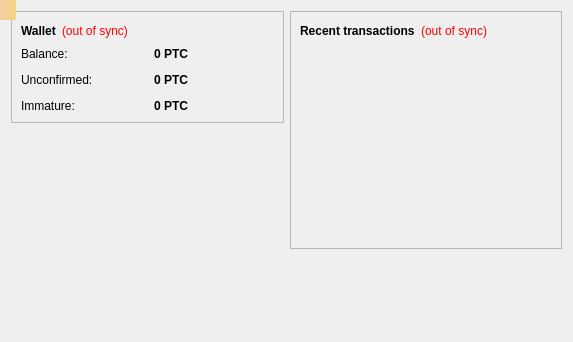
<?xml version="1.0" encoding="UTF-8"?>
<ui version="4.0">
 <class>OverviewPage</class>
 <widget class="QWidget" name="OverviewPage">
  <property name="geometry">
   <rect>
    <x>0</x>
    <y>0</y>
    <width>573</width>
    <height>342</height>
   </rect>
  </property>
  <property name="windowTitle">
   <string>Form</string>
  </property>
  <layout class="QGridLayout" name="gridLayout_2">
   <item row="0" column="0">
    <layout class="QHBoxLayout" name="horizontalLayout" stretch="1,1">
     <item>
      <layout class="QVBoxLayout" name="verticalLayout_2">
       <item>
        <widget class="QFrame" name="frame">
         <property name="frameShape">
          <enum>QFrame::StyledPanel</enum>
         </property>
         <property name="frameShadow">
          <enum>QFrame::Raised</enum>
         </property>
         <layout class="QVBoxLayout" name="verticalLayout_4">
          <item>
           <layout class="QHBoxLayout" name="horizontalLayout_4">
            <item>
             <widget class="QLabel" name="label_5">
              <property name="font">
               <font>
                <weight>75</weight>
                <bold>true</bold>
               </font>
              </property>
              <property name="text">
               <string>Wallet</string>
              </property>
             </widget>
            </item>
            <item>
             <widget class="QLabel" name="labelWalletStatus">
              <property name="toolTip">
               <string>&lt;html&gt;&lt;head/&gt;&lt;body&gt;&lt;p&gt;The displayed information may be out of date. Your wallet automatically synchronizes with the Putaocoin network after a connection is established, but this process has not completed yet.&lt;/p&gt;&lt;/body&gt;&lt;/html&gt;</string>
              </property>
              <property name="styleSheet">
               <string notr="true">QLabel { color: red; }</string>
              </property>
              <property name="text">
               <string notr="true">(out of sync)</string>
              </property>
              <property name="alignment">
               <set>Qt::AlignLeading|Qt::AlignLeft|Qt::AlignVCenter</set>
              </property>
             </widget>
            </item>
            <item>
             <spacer name="horizontalSpacer_2">
              <property name="orientation">
               <enum>Qt::Horizontal</enum>
              </property>
              <property name="sizeHint" stdset="0">
               <size>
                <width>40</width>
                <height>20</height>
               </size>
              </property>
             </spacer>
            </item>
           </layout>
          </item>
          <item>
           <layout class="QGridLayout" name="gridLayout">
            <property name="spacing">
             <number>12</number>
            </property>
            <item row="0" column="0">
             <widget class="QLabel" name="label">
              <property name="text">
               <string>Balance:</string>
              </property>
             </widget>
            </item>
            <item row="0" column="1">
             <widget class="QLabel" name="labelBalance">
              <property name="font">
               <font>
                <weight>75</weight>
                <bold>true</bold>
               </font>
              </property>
              <property name="cursor">
               <cursorShape>IBeamCursor</cursorShape>
              </property>
              <property name="toolTip">
               <string>Your current balance</string>
              </property>
              <property name="layoutDirection">
               <enum>Qt::LeftToRight</enum>
              </property>
              <property name="text">
               <string notr="true">0 PTC</string>
              </property>
              <property name="alignment">
               <set>Qt::AlignLeading|Qt::AlignLeft|Qt::AlignVCenter</set>
              </property>
              <property name="textInteractionFlags">
               <set>Qt::LinksAccessibleByMouse|Qt::TextSelectableByKeyboard|Qt::TextSelectableByMouse</set>
              </property>
             </widget>
            </item>
            <item row="1" column="0">
             <widget class="QLabel" name="label_3">
              <property name="text">
               <string>Unconfirmed:</string>
              </property>
             </widget>
            </item>
            <item row="1" column="1">
             <widget class="QLabel" name="labelUnconfirmed">
              <property name="font">
               <font>
                <weight>75</weight>
                <bold>true</bold>
               </font>
              </property>
              <property name="cursor">
               <cursorShape>IBeamCursor</cursorShape>
              </property>
              <property name="toolTip">
               <string>Total of transactions that have yet to be confirmed, and do not yet count toward the current balance</string>
              </property>
              <property name="layoutDirection">
               <enum>Qt::LeftToRight</enum>
              </property>
              <property name="text">
               <string notr="true">0 PTC</string>
              </property>
              <property name="alignment">
               <set>Qt::AlignLeading|Qt::AlignLeft|Qt::AlignVCenter</set>
              </property>
              <property name="textInteractionFlags">
               <set>Qt::LinksAccessibleByMouse|Qt::TextSelectableByKeyboard|Qt::TextSelectableByMouse</set>
              </property>
             </widget>
            </item>
            <item row="2" column="0">
             <widget class="QLabel" name="labelImmatureText">
              <property name="text">
               <string>Immature:</string>
              </property>
             </widget>
            </item>
            <item row="2" column="1">
             <widget class="QLabel" name="labelImmature">
              <property name="font">
               <font>
                <weight>75</weight>
                <bold>true</bold>
               </font>
              </property>
              <property name="toolTip">
               <string>Mined balance that has not yet matured</string>
              </property>
              <property name="layoutDirection">
               <enum>Qt::LeftToRight</enum>
              </property>
              <property name="text">
               <string notr="true">0 PTC</string>
              </property>
              <property name="alignment">
               <set>Qt::AlignLeading|Qt::AlignLeft|Qt::AlignVCenter</set>
              </property>
              <property name="textInteractionFlags">
               <set>Qt::LinksAccessibleByMouse|Qt::TextSelectableByKeyboard|Qt::TextSelectableByMouse</set>
              </property>
             </widget>
            </item>
           </layout>
          </item>
         </layout>
        </widget>
       </item>
       <item>
        <spacer name="verticalSpacer_3">
         <property name="orientation">
          <enum>Qt::Vertical</enum>
         </property>
         <property name="sizeHint" stdset="0">
          <size>
           <width>20</width>
           <height>40</height>
          </size>
         </property>
        </spacer>
       </item>
       <item>
        <widget class="QLabel" name="label_wallet_bgcoin">
         <property name="text">
          <string/>
         </property>
         <property name="pixmap">
          <pixmap resource="../bitcoin.qrc">:/images/wallet_bgcoin</pixmap>
         </property>
         <property name="scaledContents">
          <bool>false</bool>
         </property>
         <property name="alignment">
          <set>Qt::AlignCenter</set>
         </property>
         <property name="margin">
          <number>0</number>
         </property>
        </widget>
       </item>
       <item>
        <spacer name="verticalSpacer">
         <property name="orientation">
          <enum>Qt::Vertical</enum>
         </property>
         <property name="sizeHint" stdset="0">
          <size>
           <width>20</width>
           <height>40</height>
          </size>
         </property>
        </spacer>
       </item>
      </layout>
     </item>
     <item>
      <layout class="QVBoxLayout" name="verticalLayout_3">
       <item>
        <widget class="QFrame" name="frame_2">
         <property name="frameShape">
          <enum>QFrame::StyledPanel</enum>
         </property>
         <property name="frameShadow">
          <enum>QFrame::Raised</enum>
         </property>
         <layout class="QVBoxLayout" name="verticalLayout">
          <item>
           <layout class="QHBoxLayout" name="horizontalLayout_2">
            <item>
             <widget class="QLabel" name="label_4">
              <property name="text">
               <string>&lt;b&gt;Recent transactions&lt;/b&gt;</string>
              </property>
             </widget>
            </item>
            <item>
             <widget class="QLabel" name="labelTransactionsStatus">
              <property name="toolTip">
               <string>&lt;html&gt;&lt;head/&gt;&lt;body&gt;&lt;p&gt;The displayed information may be out of date. Your wallet automatically synchronizes with the Putaocoin network after a connection is established, but this process has not completed yet.&lt;/p&gt;&lt;/body&gt;&lt;/html&gt;</string>
              </property>
              <property name="styleSheet">
               <string notr="true">QLabel { color: red; }</string>
              </property>
              <property name="text">
               <string notr="true">(out of sync)</string>
              </property>
              <property name="alignment">
               <set>Qt::AlignRight|Qt::AlignTrailing|Qt::AlignVCenter</set>
              </property>
             </widget>
            </item>
            <item>
             <spacer name="horizontalSpacer">
              <property name="orientation">
               <enum>Qt::Horizontal</enum>
              </property>
              <property name="sizeHint" stdset="0">
               <size>
                <width>40</width>
                <height>20</height>
               </size>
              </property>
             </spacer>
            </item>
           </layout>
          </item>
          <item>
           <widget class="QListView" name="listTransactions">
            <property name="styleSheet">
             <string notr="true">QListView { background: transparent; }</string>
            </property>
            <property name="frameShape">
             <enum>QFrame::NoFrame</enum>
            </property>
            <property name="verticalScrollBarPolicy">
             <enum>Qt::ScrollBarAlwaysOff</enum>
            </property>
            <property name="horizontalScrollBarPolicy">
             <enum>Qt::ScrollBarAlwaysOff</enum>
            </property>
            <property name="selectionMode">
             <enum>QAbstractItemView::NoSelection</enum>
            </property>
           </widget>
          </item>
         </layout>
        </widget>
       </item>
       <item>
        <spacer name="verticalSpacer_2">
         <property name="orientation">
          <enum>Qt::Vertical</enum>
         </property>
         <property name="sizeHint" stdset="0">
          <size>
           <width>20</width>
           <height>40</height>
          </size>
         </property>
        </spacer>
       </item>
      </layout>
     </item>
    </layout>
   </item>
  </layout>
  <widget class="QLabel" name="labelAlerts">
   <property name="geometry">
    <rect>
     <x>0</x>
     <y>0</y>
     <width>16</width>
     <height>20</height>
    </rect>
   </property>
   <property name="visible">
    <bool>false</bool>
   </property>
   <property name="styleSheet">
    <string notr="true">background-color: qlineargradient(x1: 0, y1: 0, x2: 1, y2: 0, stop:0 #F0D0A0, stop:1 #F8D488); color:#000000;</string>
   </property>
   <property name="wordWrap">
    <bool>true</bool>
   </property>
   <property name="margin">
    <number>3</number>
   </property>
  </widget>
 </widget>
 <resources>
  <include location="../bitcoin.qrc"/>
 </resources>
 <connections/>
</ui>
